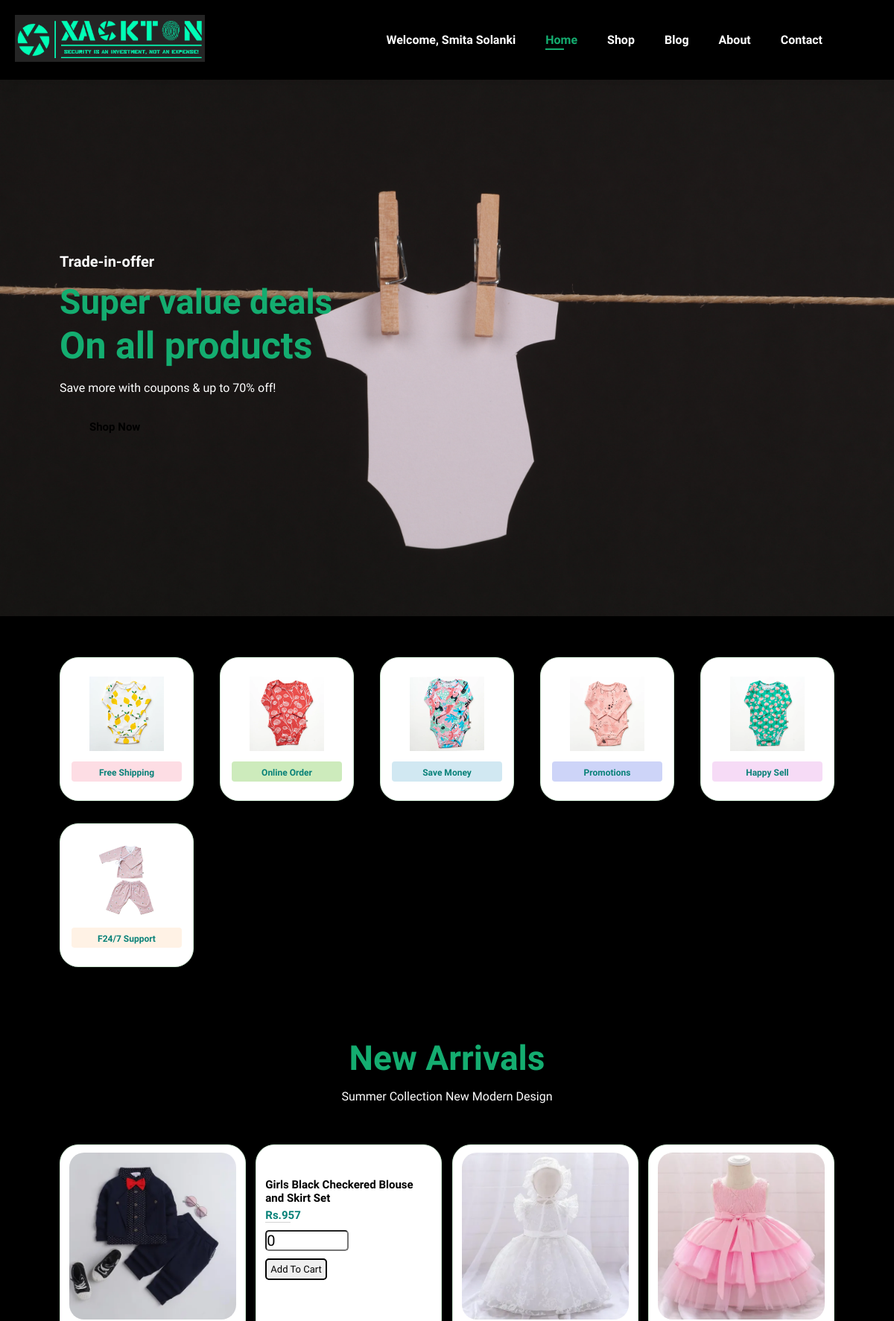
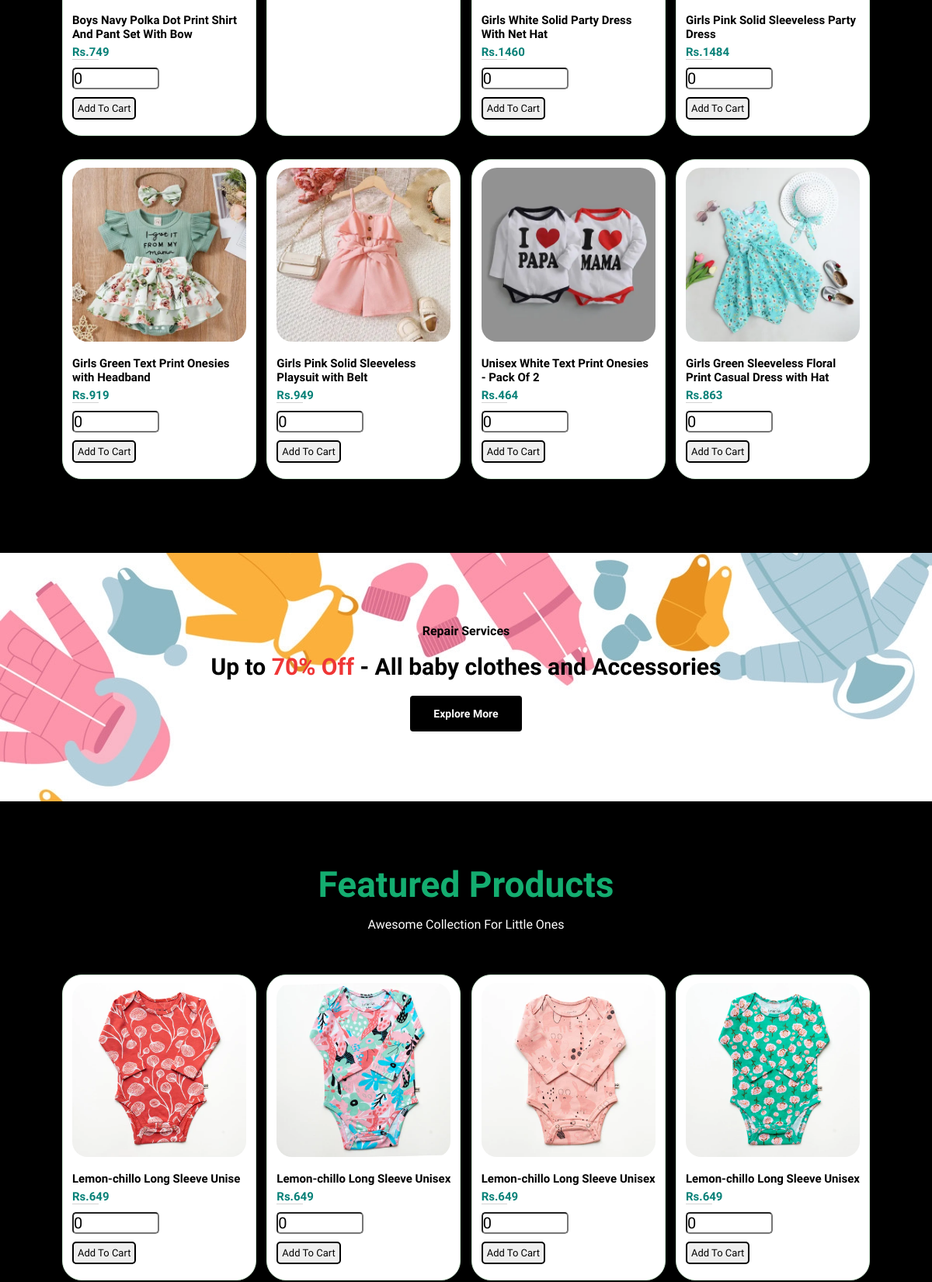
/index.php (signed in, upper part), run on the app's committed database (2 pictures, top to bottom).
### tables this page shows
CREATE TABLE `users` (
  `uname` varchar(250) NOT NULL,
  `pwd` varchar(10) NOT NULL,
  `name` varchar(250) NOT NULL,
  `contact_no` varchar(10) NOT NULL,
  `email_id` varchar(250) NOT NULL
);

CREATE TABLE `products` (
  `id` varchar(250) NOT NULL,
  `name` varchar(100) NOT NULL,
  `price` varchar(100) NOT NULL,
  `image` varchar(100) NOT NULL
);

### index.php (the view, shortened to what this page needs)
<!DOCTYPE html>
<html lang="en">
<head>
    <link rel="stylesheet" href="https://pro.fontawesome.com/releases/v5.10.0/css/all.css" />
    <link rel="stylesheet" href="style.css">
</head>
<body>
    <section id="header">
        <a href="#"><img src="img/xacktonlogo.png" class="logo" alt=""></a>
        <div>
           <ul id="navbar">
            <li><?php
            include 'wd_config.php';
        $sql="select name from users where uname='".$_SESSION["uname"]."'";
        $result=mysqli_query($conn,$sql);
        while($row=mysqli_fetch_assoc($result))
        { ?>
            <a>Welcome,<?php echo " ".$row['name']; ?></a>
            <?php
        }
        ?></li>
            <li><a class="active" href="index.php">Home</a></li>
            <li><a href="shop.php">Shop</a></li>
            <li><a href="blog.php">Blog</a></li>
            <li><a href="about.php">About</a></li>
            <li><a href="contact.php">Contact</a></li>
            <li id="lg-bag"><a href="cart.php"><i class="far fa-shopping-bag"></i></a></li>
           </ul>
        </div>
    </section>
    <section id="hero">
        <h4>Trade-in-offer</h4>
        <h2>Super value deals</h2>
        <h1>On all products</h1>
        <p>Save more with coupons & up to 70% off! </p>
        <a href="shop.php"><button>Shop Now</button></a>
    </section>
    <section id="feature" class="section-p1">
        <div class="fe-box">
            <img src="features/f1.jpg" alt="">
            <h6>Free Shipping</h6>
        </div>
        <div class="fe-box">
            <img src="features/f2.jpg" alt="">
            <h6>Online Order</h6>
        </div>
        <div class="fe-box">
            <img src="features/f3.jpg" alt="">
            <h6>Save Money</h6>
        </div>
        <div class="fe-box">
            <img src="features/f4.jpg" alt="">
            <h6>Promotions</h6>
        </div>
        <div class="fe-box">
            <img src="features/f5.jpg" alt="">
            <h6>Happy Sell</h6>
        </div>
        <div class="fe-box">
            <img src="features/f6.jpg" alt="">
            <h6>F24/7 Support</h6>
        </div>
    </section>
    <section id="product1" class="section-p1">
        <h2>New Arrivals</h2>
        <p>Summer Collection New Modern Design</p>
        <div class="pro-container">
            <?php
      $select_product = mysqli_query($conn, "SELECT * FROM `products` WHERE id BETWEEN 1 and 8") or die('query failed');
      if(mysqli_num_rows($select_product) > 0){
         while($fetch_product = mysqli_fetch_assoc($select_product)){
   ?>
            <div class="pro">
            <form method="post" class="box" action="">
                <img src="products/<?php echo $fetch_product['image']; ?>" alt="">
                <div class="des">
                    <div class="name"><?php echo $fetch_product['name']; ?></div>
                    <div class="price">Rs.<?php echo $fetch_product['price']; ?></div>
                    <input type="number" min="0" name="product_quantity" value="0">
                    <input type="submit" value="add to cart" name="add_to_cart" class="btn">
                </div>
            </form>
         </div>
            <?php
      };
   };
   ?>
        </div>
    </section>
    <section id="banner" class="section-m1">
        <h4>Repair Services </h4>
        <h2>Up to <span>70% Off</span> - All baby clothes and Accessories</h2>
        <a href="shop.php"><button class="normal">Explore More</button></a>
    </section>
    <section id="product1" class="section-p1">
        <h2>Featured Products</h2>
        <p>Awesome Collection For Little Ones</p>
        <div class="pro-container">
            <?php
      $select_product = mysqli_query($conn, "SELECT * FROM `products`  WHERE id BETWEEN 9 and 16") or die('query failed');
      if(mysqli_num_rows($select_product) > 0){
         while($fetch_product = mysqli_fetch_assoc($select_product)){
   ?>
            <div class="pro">
            <form method="post" class="box" action="">
                <img src="products/<?php echo $fetch_product['image']; ?>" alt="">
                <div class="des">
                    <div class="name"><?php echo $fetch_product['name']; ?></div>
                    <div class="price">Rs.<?php echo $fetch_product['price']; ?></div>
                    <input type="number" min="0" name="product_quantity" value="0">
                    <input type="submit" value="add to cart" name="add_to_cart" class="btn">
                </div>
            </form>
         </div>
            <?php
      };
   };
   ?>
</section>
</body>
</html>

### style.css (style rules this page uses)
* { margin: 0; padding: 0; box-sizing: border-box; font-family: 'Spartan', sans-serif; }
h1 { font-size: 50px; line-height: 64px; color: #222; }
h2 { font-size: 46px; line-height: 54px; color: #14ad70; }
h4 { font-size: 20px; color: #fff; }
h6 { font-weight: 700; font-size: 12px; }
p { font-size: 16px; color: #fff; margin: 15px 0 20px 0; }
.section-p1 { padding: 40px 80px; }
.section-m1 { margin: 40px 0; }
body { width: 100%; background-color: black; }
button.normal { font-size: 14px; font-weight: 600; padding: 15px 30px; color: #fff; background-color: #000; border-radius: 4px; cursor: pointer; border: none; outline: none; transition: 0.2s; }
#header { display: flex; align-items: center; justify-content: space-between; padding: 20px 20px; background: #000000; box-shadow: 0 5px 15px rgba(0, 0, 0, 0.06); z-index: 999; position: sticky; top: 0; left: 0; }
#navbar { display: flex; align-items: center; justify-content: center; }
#navbar li { list-style: none; padding: 0 20px; position: relative; }
#navbar li a { text-decoration: none; font-size: 16px; font-weight: 600; color: #ffffff; transition: 0.3s ease; }
#navbar li a:hover, #navbar li a.active { color: #14ad70; }
#navbar li a.active::after, #navbar li a:hover::after { content: ""; width: 30%; height: 2px; background: #14ad70; position: absolute; bottom: -4px; left: 20px; }
#hero { background-image: url("img/hero1.jpg"); height: 90vh; width: 100%; background-size: cover; background-position: top 25% right 0; padding: 0 80px; display: flex; flex-direction: column; align-items: flex-start; justify-content: center; }
#hero h4 { padding-bottom: 15px; }
#hero h1 { color: #14ad70; }
#hero button { background-image: url("img/button.jpg"); background-color: transparent; color: #000000; border: 0; padding: 14px 40px 14px 40px; background-repeat: no-repeat; cursor: pointer; font-weight: 700; font-size: 15px; }
#feature { display: flex; align-items: center; justify-content: space-between; flex-wrap: wrap; }
#feature .fe-box { width: 180px; text-align: center; padding: 25px 15px; border: 1px solid #cce7d0; border-radius: 25px; margin: 15px 0; background: #fff; }
#feature .fe-box img { width: 100px; height: 100px; margin-bottom: 10px; }
#feature .fe-box h6 { padding: 9px 8px 6px 8px; line-height: 1; border-radius: 4px; color: #088178; background-color: #fddde4; }
#feature .fe-box:nth-child(2) h6 { background-color: #cdebbc; }
#feature .fe-box:nth-child(3) h6 { background-color: #d1e8f2; }
#feature .fe-box:nth-child(4) h6 { background-color: #cdd4f8; }
#feature .fe-box:nth-child(5) h6 { background-color: #f6dbf6; }
#feature .fe-box:nth-child(6) h6 { background-color: #fff2e5; }
#product1 { text-align: center; }
#product1 .pro-container { display: flex; justify-content: space-between; padding-top: 20px; flex-wrap: wrap; }
#product1 .pro { width: 22%; min-width: 250px; padding: 10px 12px; border: 1px solid #cce7d0; background: #fff; border-radius: 25px; cursor: pointer; box-shadow: 20px 20px 30px rgba(0, 0, 0, 0.02); margin: 15px 0; transition: 0.2s ease; position: relative; }
#product1 .pro img { width: 100%; border-radius: 20px; }
#product1 .pro .des { text-align: center; padding: 10px 0; }
#product1 .pro .des .name { font-size: 15px; font-weight: 800; padding:5px 0; color: #000; text-align: left; }
#product1 .pro .des .price { text-align: left; font-size: 15px; font-weight: 800; color: #088178; }
#product1 .pro .des input { display: flex; align-items: flex-end; }
#product1 .pro .des input[type="submit"] { border: 2px solid #000; border-radius: 5px; text-transform: capitalize; color: #000; padding: 5px 5px; font-size: 13px; }
#product1 .pro .des input[type="number"] { margin:10px 0; width: 50%; border-radius: 5px; font-size: 20px; padding-bottom:12px 14px; }
#banner { display: flex; flex-direction: column; justify-content: center; align-items: center; text-align: center; background-image: url("img/banner.jpg"); width: 100%; height: 40vh; }
#banner h4 { font-size: 16px; color: #000; }
#banner h2 { font-size: 30px; padding: 10px 0; color: #000; }
#banner h2 span { color: #ef3636; }
.price { width: 15%; border-bottom: 1px solid lightgray; display: flex; align-items: center; }

### data on the page
users: name "Smita Solanki"
products: image (picture), name "Boys Navy Polka Dot Print Shirt And Pant Set With Bow", price "749"
products: name "Girls Black Checkered Blouse and Skirt Set", price "957"
products: image (picture), name "Girls White Solid Party Dress With Net Hat", price "1460"
products: image (picture), name "Girls Pink Solid Sleeveless Party Dress", price "1484"
products: image (picture), name "Girls Green Text Print Onesies with Headband", price "919"
products: image (picture), name "Girls Pink Solid Sleeveless Playsuit with Belt", price "949"
products: image (picture), name "Unisex White Text Print Onesies - Pack Of 2", price "464"
products: image (picture), name "Girls Green Sleeveless Floral Print Casual Dress with Hat", price "863"
products: image (picture), name "Lemon-chillo Long Sleeve Unise", price "649"
products: image (picture), name "Lemon-chillo Long Sleeve Unisex", price "649"
products: image (picture), name "Lemon-chillo Long Sleeve Unisex", price "649"
products: image (picture), name "Lemon-chillo Long Sleeve Unisex", price "649"
